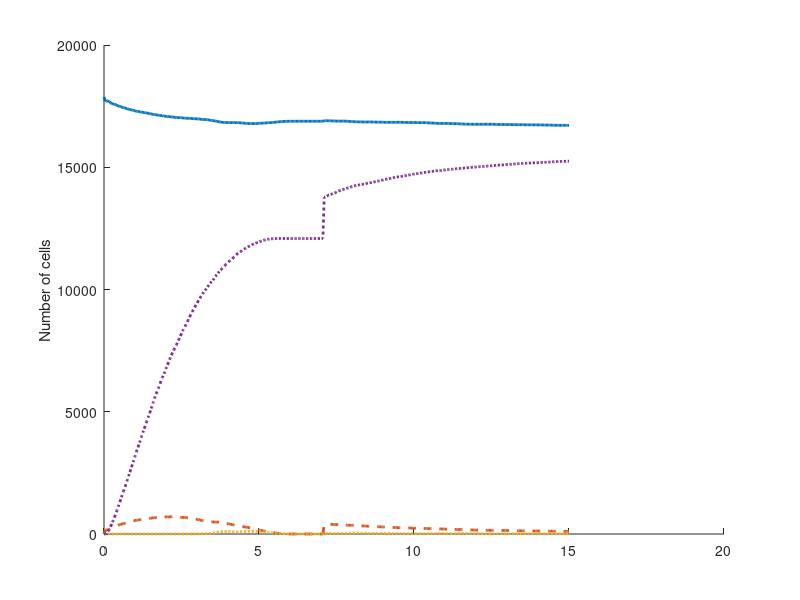

Write the MATLAB code that produced this figure. (Note: this script raises an error after producing the figure.)
load('simulated_data.mat')
timetotal = 360;
hours_to_days = linspace(0,15,timetotal);
 
 figure
 hold on 
 plot(hours_to_days,uninfected,'LineWidth',2)
 plot(hours_to_days,infected,'--','LineWidth',2)
 plot(hours_to_days,dead,':','LineWidth',2)
 plot(hours_to_days,antiviral_cells,':','LineWidth',2)
 ylabel('Number of cells')
% ylim([0 3000])
 yyaxis right
 plot(hours_to_days,virion','-.','LineWidth',2)
 ylabel('Total virions')
 legend('Uninfected cells','Infected cells','Dead cells','Antiviral cells','Virions')
 xlabel('Time (days)')
 set(gca,'FontSize',15)
 ax = gca;
 ax.YAxis(1).Color = 'k';
 ax.YAxis(2).Color = 'k';
 saveas(gcf,'F1.png')

 figure
 hold on
 plot(hours_to_days,macrophagesinactive,'Color',[0.04 0.31 0.49],'LineWidth',2)
 plot(hours_to_days,macrophagesactive,'--','Color',[.3 .75 .93],'LineWidth',2)
 plot(hours_to_days,neutrophils,':','Color',[.47 .67 .19],'LineWidth',2)
 legend('Macrophages (inactive)','Macrophages (active)','Neutrophils')
 xlabel('Time (days)')
 ylabel('Number of cells')
 set(gca,'FontSize',15)
 saveas(gcf,'F2.png')
 
 
 figure
 hold on
 plot(hours_to_days,macrophagesinactive+macrophagesactive,'Color',[0.04 0.31 0.49],'LineWidth',2)
 plot(hours_to_days,neutrophils,':','Color',[.47 .67 .19],'LineWidth',2)
 plot(hours_to_days,DC,'Color',[1 0 0],'LineWidth',2)
 legend('Total Macrophages','Neutrophils','Dendritic cells')
 xlabel('Time (days)')
 ylabel('Number of cells')
 set(gca,'FontSize',15)
 saveas(gcf,'F2.png')
 
figure
 hold on
 plot(hours_to_days,CD4,'--','Color',[1 0.07 0.65],'LineWidth',2)
 plot(hours_to_days,CD8,':','Color',[.64 .08 .18],'LineWidth',2)
  legend('DCs','CD8 T cells','CD4 T cells')
 xlabel('Time (days)')
 ylabel('Number of cells')
 set(gca,'FontSize',15)
 saveas(gcf,'F3.png')
 
 figure
 hold on 
 plot(hours_to_days,cytokine,'Color',[1 0.41 0.16],'LineWidth',2)
 plot(hours_to_days,chemokine,'--','Color',[0.12 0.64 0.54],'LineWidth',2)
 plot(hours_to_days,debris,':','Color',[.73 0.46 0.9],'LineWidth',2)
 plot(hours_to_days,IFN,':','LineWidth',2)
 plot(hours_to_days,ROS,':','LineWidth',2)
 ylabel('Total substrates')
 legend('Pro-inflammatory cytokine','Chemokine','Debris','IFN','ROS')
 xlabel('Time (days)')
 set(gca,'FontSize',15)
 saveas(gcf,'F4.png')
 
 
 %% load Amber's data

 load('AmberData.mat')
 
 domain_ml = 0.0008;
 
 figure
 hold on 
 yyaxis left
 plot(time_virus,10.^ASvirus_data,'o:','Color',[135,135,135]/255,'LineWidth',1)
ylabel('Virion (log_{10}(copies/ml))')
 yyaxis right
 plot(hours_to_days,virion'/domain_ml,'-.','Color',[214,96,77]/255,'LineWidth',2)
 xlim([0.1 12])
ylabel('Virion (copies/ml)')
xlabel('Time (days)')
set(gca,'FontSize',15)
title('Virion')
ax = gca
ax.YAxis(1).Color = [77,77,77]/255;
ax.YAxis(2).Color = [214,96,77]/255;

 figure
 hold on 
 yyaxis left
 plot(time_virus,10.^ASvirus_data,'o:','Color',[135,135,135]/255,'LineWidth',1)
set(gca,'yscale','log')
ylabel('Virion (copies/ml)')
 yyaxis right
 plot(hours_to_days,virion'/domain_ml,'-.','Color',[214,96,77]/255,'LineWidth',2)
set(gca,'yscale','log')
 xlim([0.1 12])
ylabel('Virion (copies/ml)')
xlabel('Time (days)')
set(gca,'FontSize',15)
title('Virion')
ax = gca
ax.YAxis(1).Color = [77,77,77]/255;
ax.YAxis(2).Color = [214,96,77]/255;
 
figure
hold on 
yyaxis left
plot(time_cells,ASneutrophils,'o:','Color',[135,135,135]/255,'LineWidth',1)
 ylabel('Cells')
yyaxis right
plot(hours_to_days,neutrophils,'-.','Color',[67,147,195]/255,'LineWidth',2)
 ylabel('Cells')
xlabel('Time (days)')
set(gca,'FontSize',15)
title('Neutrophils')
ax = gca
ax.YAxis(1).Color = [77,77,77]/255;
ax.YAxis(2).Color = [67,147,195]/255;

figure
hold on 
yyaxis left
plot(time_cells,ASmacs_tot,'o:','Color',[135,135,135]/255,'LineWidth',1)
 ylabel('Cells')
yyaxis right
plot(hours_to_days,macrophagesinactive+macrophagesactive,'-.','Color',[253,174,97]/255,'LineWidth',2)
 ylabel('Cells')
xlabel('Time (days)')
set(gca,'FontSize',15)
title('Macrophages')
ax = gca
ax.YAxis(1).Color = [77,77,77]/255;
ax.YAxis(2).Color = [253,174,97]/255;
 
figure
hold on 
yyaxis left
plot(time_cells,ASDCs_tot,'o:','Color',[135,135,135]/255,'LineWidth',1)
 ylabel('Cells')
yyaxis right
plot(hours_to_days,DC,'-.','Color',[90,174,97]/255,'LineWidth',2)
 ylabel('Cells')
xlabel('Time (days)')
set(gca,'FontSize',15)
title('DCs')
ax = gca
ax.YAxis(1).Color = [77,77,77]/255;
ax.YAxis(2).Color = [90,174,97]/255;
 
figure
hold on 
yyaxis left
plot(time_cells,ASCD4s,'o:','Color',[135,135,135]/255,'LineWidth',1)
ylabel('Cells')
yyaxis right
 plot(hours_to_days,CD4,'-.','Color',[1 0.07 0.65],'LineWidth',2)
ylabel('Cells')
xlabel('Time (days)')
set(gca,'FontSize',15)
title('CD4+ T cells')
ax = gca
ax.YAxis(1).Color = [77,77,77]/255;
ax.YAxis(2).Color = [1 0.07 0.65];

figure
hold on 
yyaxis left
plot(time_cells,ASCD8s,'o:','Color',[135,135,135]/255,'LineWidth',1)
ylabel('Cells')
yyaxis right
plot(hours_to_days,CD8,'-.','Color',[.64 .08 .18],'LineWidth',2)
ylabel('Cells')
xlabel('Time (days)')
set(gca,'FontSize',15)
title('CD8+ T cells')
ax = gca
ax.YAxis(1).Color = [77,77,77]/255;
ax.YAxis(2).Color = [.64 .08 .18];
 

figure
hold on 
yyaxis left
plot(time_cytokine,ASIL6,'o:','Color',[135,135,135]/255,'LineWidth',1)
ylabel('log_{10}')
yyaxis right
plot(hours_to_days,cytokine,'-.','Color',[53,151,143]/255,'LineWidth',2)
ylabel('pg')
xlabel('Time (days)')
set(gca,'FontSize',15)
title('IL-6')
ax = gca
ax.YAxis(1).Color = [77,77,77]/255;
ax.YAxis(2).Color = [53,151,143]/255;
 

%% Topanta Ross data comparison

load('Topanta_Ross.mat')


 figure
 hold on 
 yyaxis left
 plot(time_virusT,virus_adult,'o:','Color',[135,135,135]/255,'LineWidth',1)
 plot(time_virusT,virus_aged,'o:','Color',[135,135,135]/255,'LineWidth',1)
ylabel('Virion (copies/ml)')
 yyaxis right
 plot(hours_to_days,virion'/domain_ml,'-.','Color',[214,96,77]/255,'LineWidth',2)
 xlim([0.1 12])
ylabel('Virion (copies/ml)')
xlabel('Time (days)')
set(gca,'FontSize',15)
title('Virion')
ax = gca
ax.YAxis(1).Color = [77,77,77]/255;
ax.YAxis(2).Color = [214,96,77]/255;

figure
hold on 
yyaxis left
plot(time_macs,macs_adult,'o:','Color',[135,135,135]/255,'LineWidth',1)
plot(time_macs,macs_aged,'o:','Color',[135,135,135]/255,'LineWidth',1)
yyaxis right
plot(hours_to_days,macrophagesactive,'-.','Color',[253,174,97]/255,'LineWidth',2)
ylabel('Cells')
xlabel('Time (days)')
set(gca,'FontSize',15)
title('Macrophages')
ax = gca
ax.YAxis(1).Color = [77,77,77]/255;
ax.YAxis(2).Color = [253,174,97]/255;
 
figure
hold on 
yyaxis left
plot(time_macs,DCs_adult,'o:','Color',[135,135,135]/255,'LineWidth',1)
plot(time_macs,DCs_aged,'o:','Color',[135,135,135]/255,'LineWidth',1)
yyaxis right
plot(hours_to_days,DC,'-.','Color',[90,174,97]/255,'LineWidth',2)
 ylabel('Cells')
xlabel('Time (days)')
set(gca,'FontSize',15)
title('DCs')
ax = gca
ax.YAxis(1).Color = [77,77,77]/255;
ax.YAxis(2).Color = [90,174,97]/255;
 
figure
hold on 
yyaxis left
plot(time_macs,CD4_adult,'o:','Color',[135,135,135]/255,'LineWidth',1)
plot(time_macs,CD4_aged,'o:','Color',[135,135,135]/255,'LineWidth',1)
yyaxis right
 plot(hours_to_days,CD4,'--','Color',[1 0.07 0.65],'LineWidth',2)
ylabel('Cells')
xlabel('Time (days)')
set(gca,'FontSize',15)
title('CD4+ T cells')
ax = gca
ax.YAxis(1).Color = [77,77,77]/255;
ax.YAxis(2).Color = [1 0.07 0.65];


figure
hold on 
yyaxis left
plot(time_macs,CD8_adult,'o:','Color',[135,135,135]/255,'LineWidth',1)
plot(time_macs,CD8_aged,'o:','Color',[135,135,135]/255,'LineWidth',1)
ylabel('Cells')
yyaxis right
plot(hours_to_days,CD8,':','Color',[.64 .08 .18],'LineWidth',2)
ylabel('Cells')
xlabel('Time (days)')
set(gca,'FontSize',15)
title('CD8+ T cells')
ax = gca
ax.YAxis(1).Color = [77,77,77]/255;
ax.YAxis(2).Color = [.64 .08 .18];
 